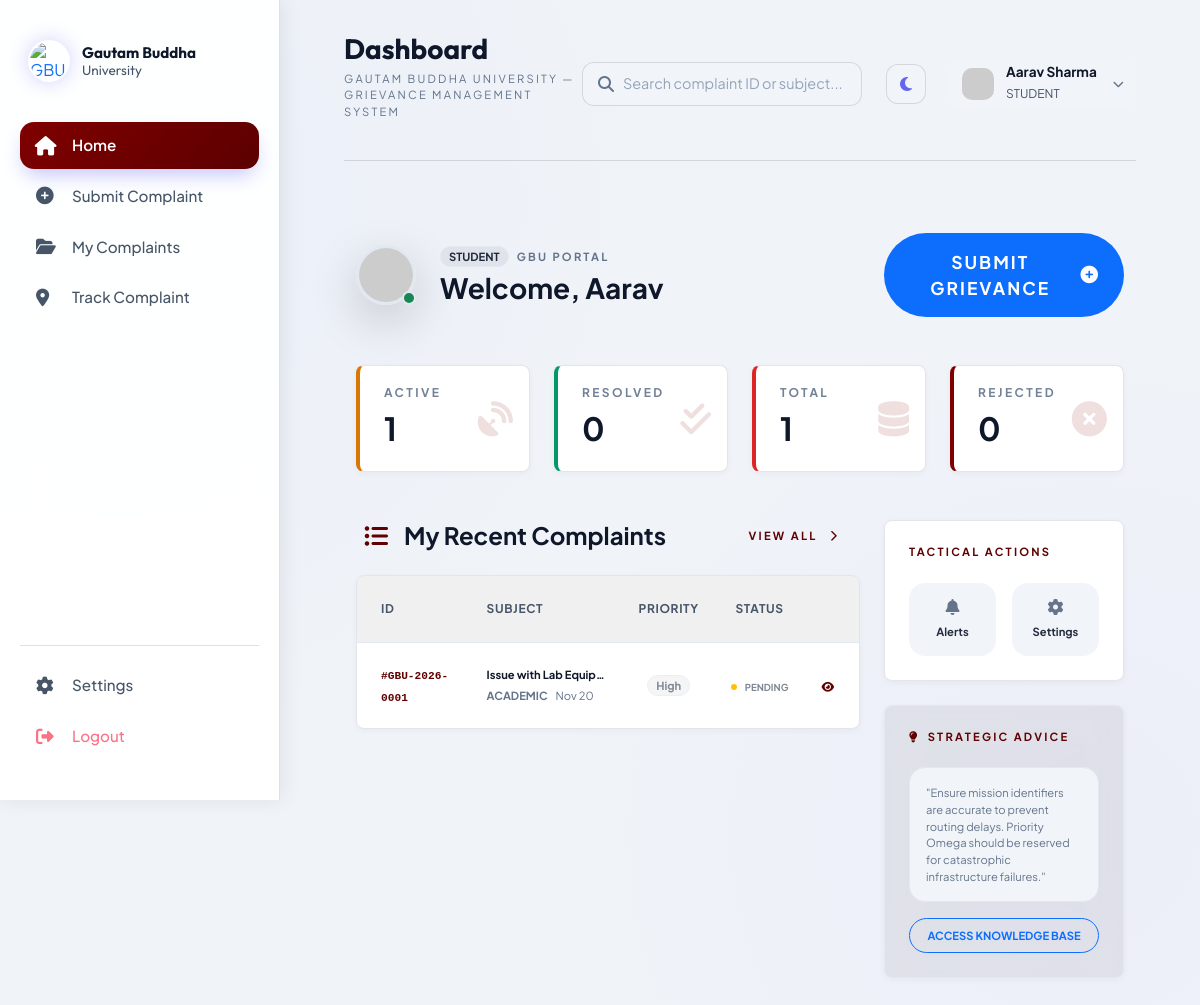
The app's page /student_dashboard.php (signed in) with its own data.
### tables this page shows
CREATE TABLE IF NOT EXISTS grievances (
    id VARCHAR(20) PRIMARY KEY,  
    user_id INT NOT NULL,
    category VARCHAR(100) NOT NULL,  
    department VARCHAR(100) DEFAULT NULL,
    hostel VARCHAR(100) DEFAULT NULL,
    priority ENUM('Low', 'Medium', 'High', 'Urgent') DEFAULT 'Medium',
    subject VARCHAR(255) NOT NULL,
    description TEXT NOT NULL,
    file_path VARCHAR(255) DEFAULT NULL,  
    status ENUM('Pending', 'In Progress', 'Resolved', 'Rejected') DEFAULT 'Pending',
    current_level ENUM('Department', 'College', 'University') DEFAULT 'Department',
    urgent_flag TINYINT(1) DEFAULT 0,
    ai_summary TEXT DEFAULT NULL,  
    created_at TIMESTAMP DEFAULT CURRENT_TIMESTAMP,
    updated_at TIMESTAMP DEFAULT CURRENT_TIMESTAMP ON UPDATE CURRENT_TIMESTAMP,
    FOREIGN KEY (user_id) REFERENCES users(id) ON DELETE CASCADE
);

### public/student_dashboard.php (the view, shortened to what this page needs)
<?php
require_once '../includes/db.php';
require_once '../includes/header.php';
$userId = (int)$_SESSION['user_id'];
$statsQuery = $pdo->prepare("SELECT status, COUNT(*) as count FROM grievances WHERE user_id = ? GROUP BY status");
$statsQuery->execute([$userId]);
$stats = ['Pending' => 0, 'In Progress' => 0, 'Resolved' => 0, 'Rejected' => 0, 'Total' => 0];
while($row = $statsQuery->fetch()) {
    $stats[$row['status']] = (int)$row['count'];
    $stats['Total'] += (int)$row['count'];
}
$stmt = $pdo->prepare("SELECT id, subject, status, created_at, category, priority FROM grievances WHERE user_id = ? ORDER BY created_at DESC LIMIT 5");
$stmt->execute([$userId]);
$grievances = $stmt->fetchAll();
?>
<div class="container-fluid py-2 py-md-4 min-vh-100 animate-fade-in">
    <div class="row mb-4 mb-md-5 align-items-center">
        <div class="col-lg-8 mb-3 mb-lg-0">
            <div class="d-flex align-items-center gap-3 gap-md-4">
                <div class="position-relative flex-shrink-0">
                    <img src="https://ui-avatars.com/api/?name=<?= urlencode($_SESSION['name']) ?>&background=0D8ABC&color=fff&size=128"
                         class="rounded-circle shadow-lg border border-3 border-primary border-opacity-25" style="width: 60px; height: 60px;">
                    <div class="position-absolute bottom-0 end-0 bg-success rounded-circle border border-2 border-dark animate-pulse" style="width: 14px; height: 14px;"></div>
                </div>
                <div class="text-truncate">
                    <div class="d-flex align-items-center gap-2 mb-0 mb-md-1 flex-wrap">
                        <span class="badge bg-primary bg-opacity-10 text-primary border border-primary border-opacity-20 x-small fw-bold px-2 py-1 rounded-pill">STUDENT</span>
                        <span class="text-muted x-small fw-bold tracking-widest d-none d-sm-inline">GBU PORTAL</span>
                    </div>
                    <h1 class="h3 fw-bold text-white mb-0 text-truncate">Welcome, <?= htmlspecialchars(explode(' ', $_SESSION['name'])[0]) ?></h1>
                </div>
            </div>
        </div>
        <div class="col-lg-4">
            <a href="submit_complaint.php" class="btn btn-primary btn-lg rounded-pill px-4 py-2 py-md-3 fw-bold tracking-wider shadow-primary hover-lift d-flex align-items-center justify-content-center gap-2 border-0 w-100">
                <span class="small">SUBMIT GRIEVANCE</span>
                <i class="fas fa-plus-circle small"></i>
            </a>
        </div>
    </div>
    <div class="row g-2 g-md-4 mb-4 mb-md-5">
        <div class="col-6 col-xl-3">
            <div class="card stat-card-vibrant bg-grad-orange border-0 rounded-4 shadow-sm h-100">
                <div class="card-body p-3 p-md-4">
                    <i class="fas fa-satellite-dish bg-icon d-none d-sm-block"></i>
                    <h6 class="card-subtitle text-uppercase mb-1 mb-md-2 tracking-widest x-small opacity-75">Active</h6>
                    <h2 class="h2 fw-bold mb-0"><?= $stats['Pending'] + $stats['In Progress'] ?></h2>
                </div>
            </div>
        </div>
        <div class="col-6 col-xl-3">
            <div class="card stat-card-vibrant bg-grad-green border-0 rounded-4 shadow-sm h-100">
                <div class="card-body p-3 p-md-4">
                    <i class="fas fa-check-double bg-icon d-none d-sm-block"></i>
                    <h6 class="card-subtitle text-uppercase mb-1 mb-md-2 tracking-widest x-small opacity-75">Resolved</h6>
                    <h2 class="h2 fw-bold mb-0"><?= $stats['Resolved'] ?></h2>
                </div>
            </div>
        </div>
        <div class="col-6 col-xl-3">
            <div class="card stat-card-vibrant bg-grad-red border-0 rounded-4 shadow-sm h-100">
                <div class="card-body p-3 p-md-4">
                    <i class="fas fa-database bg-icon d-none d-sm-block"></i>
                    <h6 class="card-subtitle text-uppercase mb-1 mb-md-2 tracking-widest x-small opacity-75">Total</h6>
                    <h2 class="h2 fw-bold mb-0"><?= $stats['Total'] ?></h2>
                </div>
            </div>
        </div>
        <div class="col-6 col-xl-3">
            <div class="card stat-card-vibrant bg-grad-cyan border-0 rounded-4 shadow-sm h-100">
                <div class="card-body p-3 p-md-4">
                    <i class="fas fa-times-circle bg-icon d-none d-sm-block"></i>
                    <h6 class="card-subtitle text-uppercase mb-1 mb-md-2 tracking-widest x-small opacity-75">Rejected</h6>
                    <h2 class="h2 fw-bold mb-0"><?= $stats['Rejected'] ?></h2>
                </div>
            </div>
        </div>
    </div>
    <div class="row g-4">
        <div class="col-lg-8">
            <div class="d-flex justify-content-between align-items-center mb-4 px-2">
                <h4 class="text-dark fw-bold m-0 d-flex align-items-center gap-3">
                    <i class="fas fa-list-ul text-primary"></i> My Recent Complaints
                </h4>
                <a href="my_complaints.php" class="btn btn-link text-primary text-decoration-none x-small fw-bold tracking-widest">
                    VIEW ALL <i class="fas fa-chevron-right ms-2 fs-x-small"></i>
                </a>
            </div>
            <div class="glass-card p-0 overflow-hidden border-0 shadow-lg">
                <div class="table-responsive">
                    <table class="table table-hover align-middle mb-0">
                        <thead>
                            <tr class="bg-primary bg-opacity-10">
                                <th class="ps-4 py-3 py-md-4 text-dark x-small fw-bold tracking-widest border-bottom-0">ID</th>
                                <th class="py-3 py-md-4 text-dark x-small fw-bold tracking-widest border-bottom-0">SUBJECT</th>
                                <th class="py-3 py-md-4 text-dark x-small fw-bold tracking-widest border-bottom-0 text-center d-none d-sm-table-cell">PRIORITY</th>
                                <th class="py-3 py-md-4 text-dark x-small fw-bold tracking-widest border-bottom-0 text-center">STATUS</th>
                                <th class="pe-4 py-3 py-md-4 border-bottom-0"></th>
                            </tr>
                        </thead>
                        <tbody>
                            <?php if(empty($grievances)): ?>
                                <tr>
                                    <td colspan="5">
                                        <div class="empty-state p-4 p-md-5">
                                            <i class="fas fa-folder-open mb-3"></i>
                                            <p class="x-small">No complaints submitted yet.</p>
                                        </div>
                                    </td>
                                </tr>
                            <?php else: ?>
                                <?php foreach($grievances as $g):
                                    $statusClass = 'bg-warning shadow-warning';
                                    $priorityLabel = 'Normal';
                                    $priorityClass = 'bg-primary';
                                    if($g['priority'] == 'High') { $priorityLabel = 'High'; $priorityClass = 'bg-warning'; }
                                ?>
                                <tr class="border-bottom border-white border-opacity-5">
                                    <td class="ps-4">
                                        <span class="font-monospace text-primary fw-bold x-small">#<?= htmlspecialchars($g['id']) ?></span>
                                    </td>
                                    <td>
                                        <div class="text-dark fw-bold mb-1 x-small text-truncate" style="max-width: 120px;"><?= htmlspecialchars($g['subject']) ?></div>
                                        <div class="d-flex align-items-center gap-2">
                                            <span class="x-small text-muted fw-bold text-uppercase d-none d-sm-inline"><?= htmlspecialchars($g['category']) ?></span>
                                            <span class="x-small text-muted"><?= date('M d', strtotime($g['created_at'])) ?></span>
                                        </div>
                                    </td>
                                    <td class="text-center d-none d-sm-table-cell">
                                        <span class="badge rounded-pill <?= $priorityClass ?> bg-opacity-10 text-white-50 border border-white border-opacity-10 px-2 py-1 x-small fw-bold">
                                            <?= $priorityLabel ?>
                                        </span>
                                    </td>
                                    <td class="text-center">
                                        <div class="d-inline-flex align-items-center gap-1 gap-md-2">
                                            <div class="rounded-circle <?= $statusClass ?> animate-pulse" style="width: 6px; height: 6px;"></div>
                                            <span class="x-small fw-bold text-uppercase text-white-50" style="font-size: 0.6rem;"><?= $g['status'] ?></span>
                                        </div>
                                    </td>
                                    <td class="pe-4 text-end">
                                        <a href="track_complaint.php?id=<?= $g['id'] ?>" class="btn btn-link p-0 text-primary x-small fw-bold">
                                            <i class="fas fa-eye"></i>
                                        </a>
                                    </td>
                                </tr>
                                <?php endforeach; ?>
                            <?php endif; ?>
                        </tbody>
                    </table>
                </div>
            </div>
        </div>
        <div class="col-lg-4">
            <div class="glass-card p-4 border-0 shadow-lg mb-4">
                <h6 class="text-primary x-small fw-bold text-uppercase tracking-widest mb-4">Tactical Actions</h6>
                <div class="row g-3">
                    <div class="col-6">
                        <a href="notifications.php" class="d-flex flex-column align-items-center justify-content-center p-3 rounded-4 bg-white bg-opacity-5 hover-lift text-decoration-none group">
                            <i class="fas fa-bell text-muted mb-2 group-hover-text-primary"></i>
                            <span class="x-small fw-bold text-dark opacity-75">Alerts</span>
                        </a>
                    </div>
                    <div class="col-6">
                        <a href="settings.php" class="d-flex flex-column align-items-center justify-content-center p-3 rounded-4 bg-white bg-opacity-5 hover-lift text-decoration-none group">
                            <i class="fas fa-cog text-muted mb-2 group-hover-text-primary"></i>
                            <span class="x-small fw-bold text-dark opacity-75">Settings</span>
                        </a>
                    </div>
                </div>
            </div>
            <div class="glass-card p-4 border-0 shadow-lg bg-primary bg-opacity-10 border border-primary border-opacity-10">
                <h6 class="text-primary x-small fw-bold text-uppercase tracking-widest mb-4 d-flex align-items-center gap-2">
                    <i class="fas fa-lightbulb"></i> Strategic Advice
                </h6>
                <div class="bg-light p-3 rounded-4 mb-3 border border-white border-opacity-5">
                    <p class="text-muted x-small mb-0 italic">"Ensure mission identifiers are accurate to prevent routing delays. Priority Omega should be reserved for catastrophic infrastructure failures."</p>
                </div>
                <button class="btn btn-outline-primary w-100 rounded-pill py-2 x-small fw-bold">ACCESS KNOWLEDGE BASE</button>
            </div>
        </div>
    </div>
</div>
<?php require_once '../includes/footer.php'; ?>

### records on screen
grievances: id "GBU-2026-0001", subject "Issue with Lab Equip…", category "ACADEMIC", created_at "Nov 20", priority "High", status "PENDING"

### other values on screen
$pageTitle "Dashboard"
$userName "Aarav Sharma"
getDisplayRole($userRole) "STUDENT"
explode(' ', $_SESSION['name'])[0] "Aarav"
$stats['Pending'] + $stats['In Progress'] "1"
$stats['Resolved'] "0"
$stats['Total'] "1"
$stats['Rejected'] "0"
